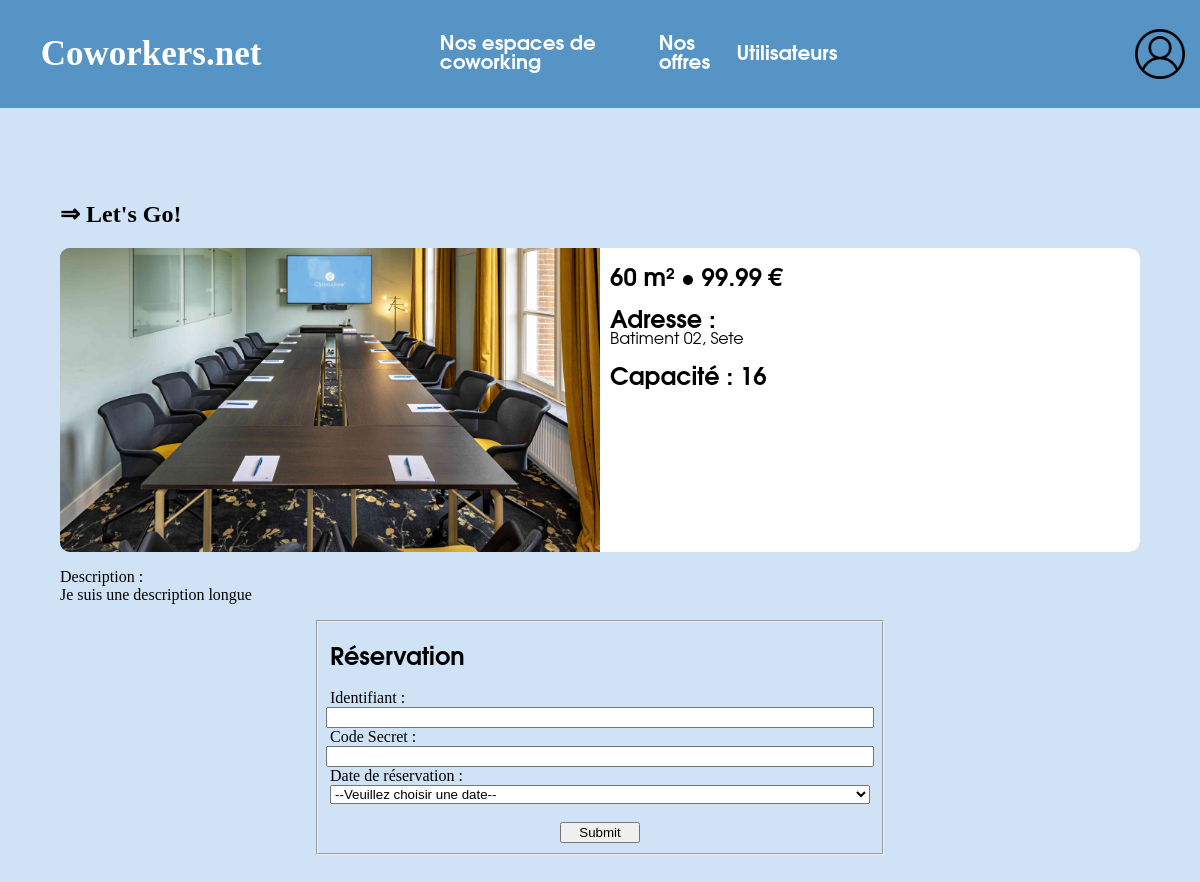
The app's page /menuF.php?idSalle=3 with its own data.
### tables this page shows
CREATE TABLE Salles (
    idSalle INT NOT NULL PRIMARY KEY AUTO_INCREMENT,
    nomSalle VARCHAR(100)NOT NULL ,
    superficieSalle INT(3),
    capaciteSalle INT(4),
    prixJournee DECIMAL(5,2),
    idBatiment INT REFERENCES Batiments(idBatiment),
    descriptionSalleCourte VARCHAR(300),
    descriptionSalle VARCHAR(5000)
);

CREATE TABLE Batiments (
    idBatiment INT NOT NULL PRIMARY KEY AUTO_INCREMENT,
    nomBatiment  VARCHAR(100) NOT NULL,
    ville VARCHAR(50) NOT NULL ,
    descriptionBatiment VARCHAR(1000)
);

### www/general/database.php (called while the page is built, shortened)
<?php global $db;
$host = "localhost";
$port = 3306;
$user = "root";
$password = "root";
$database = "sae";
try {
    $db = new PDO("mysql:host=$host:$port;dbname=$database", $user, $password);
} catch (PDOException $e) {
    print "Error!: " . $e->getMessage() . "<br/>";
    die("Erreur : Connexion impossible à la base de données");
}
class Database {
    public static function safe_execute(string $request, array $values) : PDOStatement {
        global $db;
        $pdoStatement = $db->prepare($request);
        $pdoStatement->setFetchMode(PDO::FETCH_ASSOC);
        $valid_values = [];
        foreach ($values as $key => $value) {
            if(str_contains($request, ":$key"))
                $valid_values[$key] = $value;
        }
        $pdoStatement->execute($valid_values);
        return $pdoStatement;
    }
}
?>

### www/menuF.php (the view, shortened to what this page needs)
<?php global $idSalle, $Salles, $Salle;
require_once 'general/database.php';
if (isset($_GET["idSalle"])) {
    $id_Salle = $_GET["idSalle"];
    $Salles = Database::safe_execute("SELECT * FROM Salles s JOIN Batiments b On s.idBatiment = b.idBatiment WHERE idSalle = :idSalleTag", ['idSalleTag' => $id_Salle]);
    $Salle = $Salles->fetch();
}?>
<!DOCTYPE html>
<html lang="fr">
<head>
    <?php require 'general/head.php' ?>
</head>
<body>
<header>
    <?php require 'general/nav.php'; ?>
</header>
<main>
    <section class="formule">
        <?php
        if (isset($_GET["idSalle"])) {?>
            <div class="formule-menu">
                <h1>⇒ <?= $Salle['nomSalle'] ?></h1>
                <div class="donnees">
                    <div class="image"><img class="image" src="img/<?= $Salle['nomSalle'] ?>.jpg"></div>
                    <div class="text">
                        <h2><?= $Salle['superficieSalle'] ?> m² • <?= $Salle['prixJournee'] ?> €</h2>
                        <h2 class="no-margin">Adresse :</h2>
                        <p>Batiment <?= $Salle['nomBatiment'] ?>, <?= $Salle['ville'] ?></p>
                        <h2>Capacité : <?= $Salle['capaciteSalle'] ?></h2>
                    </div>
                </div>
                <p>
                    Description :
                    <br>
                    <?=$Salle['descriptionSalle']?>
                </p>
                <form action="php_reservation.php" method="post">
                    <fieldset>
                        <h2>Réservation</h2>
                        <label for="id">Identifiant :</label>
                        <input id="id" name="idWorker" required type="text">
                        <label for="code">Code Secret :</label>
                        <input id="code" name="code" required type="password">
                        <label for="ladate">Date de réservation :</label>
                        <select id="ladate" name="date" required>
                            <option value="">--Veuillez choisir une date--</option>
                        </select>
                        <br>
                        <input id="envoie" name="envoi" type="submit">
                    </fieldset>
                </form>
            </div>
        <?php } ?>
    </section>
</main>
</body>
</html>

### www/css/style.css (style rules this page uses)
html { scroll-behavior: smooth; scroll-padding: 7vw; }
title, body, nav, header, main, footer { width: 100%; display: flex; }
body { flex-direction: column; padding: 0; margin: 0; background-color: #d0e2f5; }
header { box-sizing: content-box; background-color: #5594c4; z-index: 1000; position: fixed; }
h2 { font-family: Avantgarde, TeX Gyre Adventor, URW Gothic L, sans-serif; }
main, section, a { width: 100%; display: flex; }
main { position: absolute; top : 100px; flex-direction: column; bottom:0; height: 90%; }
.formule-menu { margin: 5%; margin-top: 80px; width: 100%; }
.formule-menu div { display: flex; }
.formule-menu > form { display: flex; justify-content: center; }
.formule-menu > form > fieldset { display: flex; flex-direction: column; align-items: center; width: 50%; }
.formule-menu > form > fieldset :not(#envoie) { width: 100%; }
.formule-menu #envoie { width: 80px; }
.donnees { background-color: #5594c4; display: flex; flex-direction: row; overflow: hidden; border-radius: 10px; }
div.text { flex-direction: column; width: 100%; padding-left: 10px; z-index: 10; background-color: white; }
div.text p, .no-margin { margin: 0; }
div.text * { font-family: Avantgarde, TeX Gyre Adventor, URW Gothic L, sans-serif; }
div.image { max-width: 50%; height: 100%; }
img.image { max-width: 100%; height: 100%; transition: all 0.3s; }

### records on screen
salles: nomSalle "Let's Go!", nomSalle (picture), superficieSalle "60", prixJournee "99.99", idBatiment.nomBatiment "02", idBatiment.ville "Sete", capaciteSalle "16", descriptionSalle "Je suis une description longue"
